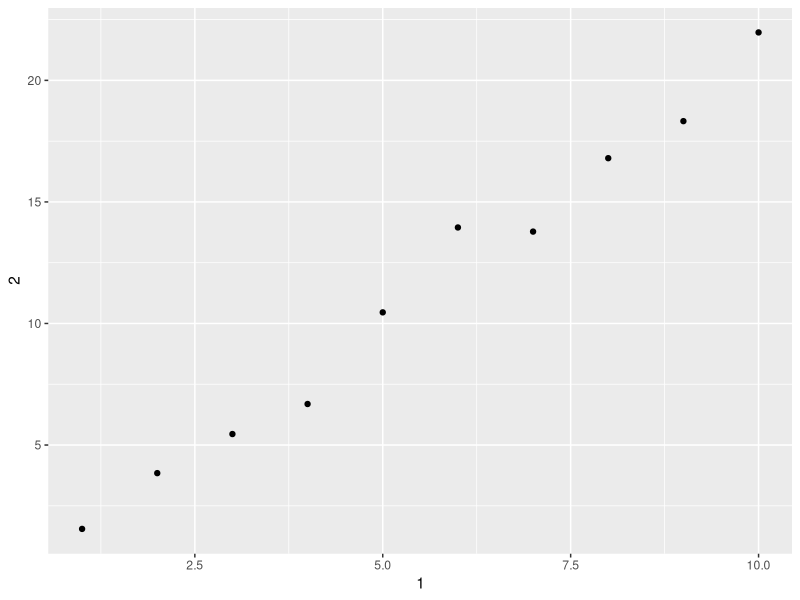

The R source for this figure:
## ---- chunk 1
library(tidyverse)
## ---- chunk 2
class(mtcars)
class(as_tibble(mtcars))
## ---- chunk 3
# data frame
df <- data.frame(abc = 1, xyz = "a")
df$x # Gives you a result (column xyz) even though column x does not exist
df[, "xyz"] # returns a vector, string coerced to factor
df[, c("abc", "xyz")] # returns a data frame

# tibble
dft <- tibble(abc = 1, xyz = "a")
dft$x # warns that column x does not exist
dft[, "xyz"] # returns tibble, string remains string
dft[, c("abc", "xyz")] # returns tibble
## ---- chunk 4
var <- "mpg"
head(mtcars[, var])
head(as_tibble(mtcars)[, var])
## ---- chunk 5
annoying <- tibble(
  `1` = 1:10,
  `2` = `1` * 2 + rnorm(length(`1`))
)
annoying$`1`
annoying[["1"]]
ggplot(annoying, aes(`1`, `2`)) + geom_point()
annoying <- annoying %>%
  mutate(`3` = `1` + `2`)
annoying %>% rename(one = `1`, two = `2`, three = `3`)
